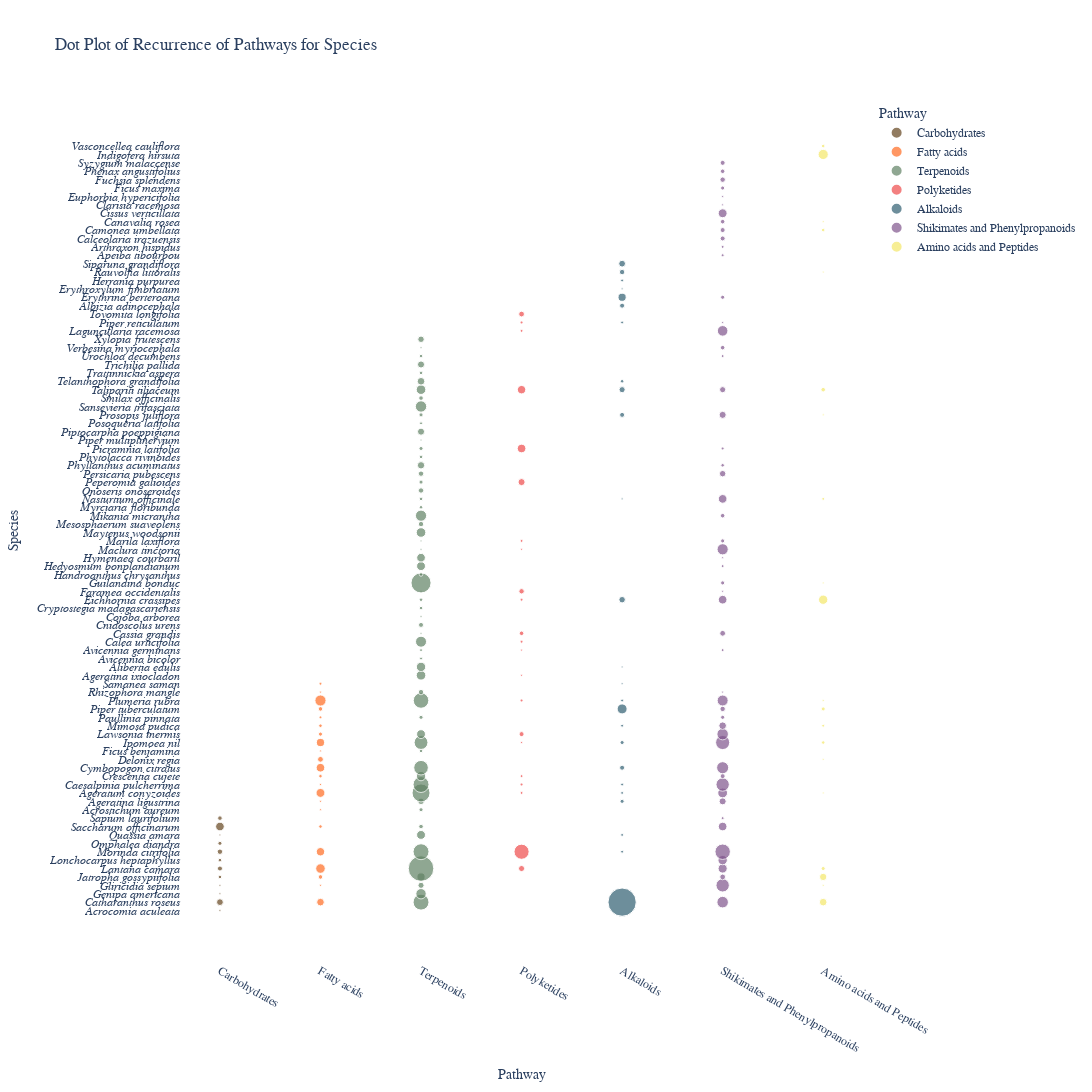

The notebook cell this image was saved under:
### Code cell
dotplot_sclass_species(output_folder)
dotplot_pathway_species(output_folder)

### Figure 1 — Plotly figure (JSON) as saved in the notebook; plotly's stock layout.template omitted (floating-point values rounded to 4 significant figures)
{"data": [{"hovertemplate": "Pathway=%{x}<br>Species=%{y}<br>Recurrence=%{marker.size}<extra></extra>", "legendgroup": "Carbohydrates", "marker": {"color": "#65451F", "size": [1, 11, 1, 1, 3, 6, 3, 7, 4, 1, 18, 5], "sizemode": "area", "sizeref": 0.48, "symbol": "circle"}, "mode": "markers", "name": "Carbohydrates", "orientation": "v", "showlegend": true, "type": "scatter", "x": ["Carbohydrates", "Carbohydrates", "Carbohydrates", "Carbohydrates", "Carbohydrates", "Carbohydrates", "Carbohydrates", "Carbohydrates", "Carbohydrates", "Carbohydrates", "Carbohydrates", "Carbohydrates"], "xaxis": "x", "y": ["Acrocomia aculeata", "Catharanthus roseus", "Genipa americana", "Gliricidia sepium", "Jatropha gossypiifolia", "Lantana camara", "Lonchocarpus heptaphyllus", "Morinda citrifolia", "Omphalea diandra", "Quassia amara", "Saccharum officinarum", "Sapium laurifolium"], "yaxis": "y"}, {"hovertemplate": "Pathway=%{x}<br>Species=%{y}<br>Recurrence=%{marker.size}<extra></extra>", "legendgroup": "Fatty acids", "marker": {"color": "#FF6C22", "size": [1, 1, 19, 1, 14, 3, 18, 8, 1, 1, 16, 5, 22, 4, 3, 17, 2, 5, 30, 1, 3, 2], "sizemode": "area", "sizeref": 0.48, "symbol": "circle"}, "mode": "markers", "name": "Fatty acids", "orientation": "v", "showlegend": true, "type": "scatter", "x": ["Fatty acids", "Fatty acids", "Fatty acids", "Fatty acids", "Fatty acids", "Fatty acids", "Fatty acids", "Fatty acids", "Fatty acids", "Fatty acids", "Fatty acids", "Fatty acids", "Fatty acids", "Fatty acids", "Fatty acids", "Fatty acids", "Fatty acids", "Fatty acids", "Fatty acids", "Fatty acids", "Fatty acids", "Fatty acids"], "xaxis": "x", "y": ["Acrostichum aureum", "Ageratina ligustrina", "Ageratum conyzoides", "Caesalpinia pulcherrima", "Catharanthus roseus", "Crescentia cujete", "Cymbopogon citratus", "Delonix regia", "Ficus benjamina", "Gliricidia sepium", "Ipomoea nil", "Jatropha gossypiifolia", "Lantana camara", "Lawsonia inermis", "Mimosa pudica", "Morinda citrifolia", "Paullinia pinnata", "Piper tuberculatum", "Plumeria rubra", "Rhizophora mangle", "Saccharum officinarum", "Samanea saman"], "yaxis": "y"}, {"hovertemplate": "Pathway=%{x}<br>Species=%{y}<br>Recurrence=%{marker.size}<extra></extra>", "legendgroup": "Terpenoids", "marker": {"color": "#618264", "size": [4, 22, 10, 78, 21, 2, 2, 61, 29, 1, 61, 6, 1, 21, 3, 51, 3, 1, 3, 26, 9, 97, 3, 19, 18, 46, 16, 157, 19, 1, 1, 22, 7, 30, 61, 3, 3, 7, 4, 4, 7, 13, 3, 4, 1, 12, 58, 2, 4, 19, 7, 5, 31, 5, 22, 14, 3, 12, 3, 1, 10], "sizemode": "area", "sizeref": 0.48, "symbol": "circle"}, "mode": "markers", "name": "Terpenoids", "orientation": "v", "showlegend": true, "type": "scatter", "x": ["Terpenoids", "Terpenoids", "Terpenoids", "Terpenoids", "Terpenoids", "Terpenoids", "Terpenoids", "Terpenoids", "Terpenoids", "Terpenoids", "Terpenoids", "Terpenoids", "Terpenoids", "Terpenoids", "Terpenoids", "Terpenoids", "Terpenoids", "Terpenoids", "Terpenoids", "Terpenoids", "Terpenoids", "Terpenoids", "Terpenoids", "Terpenoids", "Terpenoids", "Terpenoids", "Terpenoids", "Terpenoids", "Terpenoids", "Terpenoids", "Terpenoids", "Terpenoids", "Terpenoids", "Terpenoids", "Terpenoids", "Terpenoids", "Terpenoids", "Terpenoids", "Terpenoids", "Terpenoids", "Terpenoids", "Terpenoids", "Terpenoids", "Terpenoids", "Terpenoids", "Terpenoids", "Terpenoids", "Terpenoids", "Terpenoids", "Terpenoids", "Terpenoids", "Terpenoids", "Terpenoids", "Terpenoids", "Terpenoids", "Terpenoids", "Terpenoids", "Terpenoids", "Terpenoids", "Terpenoids", "Terpenoids"], "xaxis": "x", "y": ["Acrostichum aureum", "Ageratina ixiocladon", "Ageratina ligustrina", "Ageratum conyzoides", "Alibertia edulis", "Avicennia bicolor", "Avicennia germinans", "Caesalpinia pulcherrima", "Calea urticifolia", "Cassia grandis", "Catharanthus roseus", "Cnidoscolus urens", "Cojoba arborea", "Crescentia cujete", "Cryptostegia madagascariensis", "Cymbopogon citratus", "Eichhornia crassipes", "Faramea occidentalis", "Ficus benjamina", "Genipa americana", "Gliricidia sepium", "Guilandina bonduc", "Handroanthus chrysanthus", "Hedyosmum bonplandianum", "Hymenaea courbaril", "Ipomoea nil", "Jatropha gossypiifolia", "Lantana camara", "Lawsonia inermis", "Maclura tinctoria", "Marila laxiflora", "Maytenus woodsonii", "Mesosphaerum suaveolens", "Mikania micrantha", "Morinda citrifolia", "Myrciaria floribunda", "Nasturtium officinale", "Onoseris onoseroides", "Paullinia pinnata", "Peperomia galioides", "Persicaria pubescens", "Phyllanthus acuminatus", "Phytolacca rivinoides", "Picramnia latifolia", "Piper multiplinervium", "Piptocarpha poeppigiana", "Plumeria rubra", "Posoqueria latifolia", "Prosopis juliflora", "Quassia amara", "Rhizophora mangle", "Saccharum officinarum", "Sansevieria trifasciata", "Smilax officinalis", "Talipariti tiliaceum", "Telanthophora grandifolia", "Trattinnickia aspera", "Trichilia pallida", "Urochloa decumbens", "Verbesina myriocephala", "Xylopia frutescens"], "yaxis": "y"}, {"hovertemplate": "Pathway=%{x}<br>Species=%{y}<br>Recurrence=%{marker.size}<extra></extra>", "legendgroup": "Polyketides", "marker": {"color": "#EF4B4B", "size": [1, 2, 1, 2, 2, 5, 2, 2, 7, 1, 2, 9, 6, 1, 2, 55, 12, 18, 2, 2, 17, 8], "sizemode": "area", "sizeref": 0.48, "symbol": "circle"}, "mode": "markers", "name": "Polyketides", "orientation": "v", "showlegend": true, "type": "scatter", "x": ["Polyketides", "Polyketides", "Polyketides", "Polyketides", "Polyketides", "Polyketides", "Polyketides", "Polyketides", "Polyketides", "Polyketides", "Polyketides", "Polyketides", "Polyketides", "Polyketides", "Polyketides", "Polyketides", "Polyketides", "Polyketides", "Polyketides", "Polyketides", "Polyketides", "Polyketides"], "xaxis": "x", "y": ["Ageratina ixiocladon", "Ageratum conyzoides", "Avicennia germinans", "Caesalpinia pulcherrima", "Calea urticifolia", "Cassia grandis", "Crescentia cujete", "Eichhornia crassipes", "Faramea occidentalis", "Ipomoea nil", "Laguncularia racemosa", "Lantana camara", "Lawsonia inermis", "Maclura tinctoria", "Marila laxiflora", "Morinda citrifolia", "Peperomia galioides", "Picramnia latifolia", "Piper reticulatum", "Plumeria rubra", "Talipariti tiliaceum", "Tovomita longifolia"], "yaxis": "y"}, {"hovertemplate": "Pathway=%{x}<br>Species=%{y}<br>Recurrence=%{marker.size}<extra></extra>", "legendgroup": "Alkaloids", "marker": {"color": "#305F72", "size": [4, 2, 6, 1, 2, 192, 6, 10, 16, 1, 2, 4, 2, 2, 1, 2, 24, 2, 6, 2, 7, 1, 11, 9, 3], "sizemode": "area", "sizeref": 0.48, "symbol": "circle"}, "mode": "markers", "name": "Alkaloids", "orientation": "v", "showlegend": true, "type": "scatter", "x": ["Alkaloids", "Alkaloids", "Alkaloids", "Alkaloids", "Alkaloids", "Alkaloids", "Alkaloids", "Alkaloids", "Alkaloids", "Alkaloids", "Alkaloids", "Alkaloids", "Alkaloids", "Alkaloids", "Alkaloids", "Alkaloids", "Alkaloids", "Alkaloids", "Alkaloids", "Alkaloids", "Alkaloids", "Alkaloids", "Alkaloids", "Alkaloids", "Alkaloids"], "xaxis": "x", "y": ["Ageratina ligustrina", "Ageratum conyzoides", "Albizia adinocephala", "Alibertia edulis", "Caesalpinia pulcherrima", "Catharanthus roseus", "Cymbopogon citratus", "Eichhornia crassipes", "Erythrina berteroana", "Erythroxylum fimbriatum", "Herrania purpurea", "Ipomoea nil", "Mimosa pudica", "Morinda citrifolia", "Nasturtium officinale", "Piper reticulatum", "Piper tuberculatum", "Plumeria rubra", "Prosopis juliflora", "Quassia amara", "Rauvolfia littoralis", "Samanea saman", "Siparuna grandiflora", "Talipariti tiliaceum", "Telanthophora grandifolia"], "yaxis": "y"}, {"hovertemplate": "Pathway=%{x}<br>Species=%{y}<br>Recurrence=%{marker.size}<extra></extra>", "legendgroup": "Shikimates and Phenylpropanoids", "marker": {"color": "#80558C", "size": [12, 23, 2, 2, 2, 43, 6, 6, 5, 8, 32, 19, 1, 6, 35, 18, 4, 1, 1, 4, 7, 43, 4, 2, 1, 48, 8, 27, 20, 32, 21, 30, 4, 5, 14, 57, 18, 4, 10, 5, 3, 2, 1, 7, 29, 12, 1, 18, 2, 6, 9, 2, 5], "sizemode": "area", "sizeref": 0.48, "symbol": "circle"}, "mode": "markers", "name": "Shikimates and Phenylpropanoids", "orientation": "v", "showlegend": true, "type": "scatter", "x": ["Shikimates and Phenylpropanoids", "Shikimates and Phenylpropanoids", "Shikimates and Phenylpropanoids", "Shikimates and Phenylpropanoids", "Shikimates and Phenylpropanoids", "Shikimates and Phenylpropanoids", "Shikimates and Phenylpropanoids", "Shikimates and Phenylpropanoids", "Shikimates and Phenylpropanoids", "Shikimates and Phenylpropanoids", "Shikimates and Phenylpropanoids", "Shikimates and Phenylpropanoids", "Shikimates and Phenylpropanoids", "Shikimates and Phenylpropanoids", "Shikimates and Phenylpropanoids", "Shikimates and Phenylpropanoids", "Shikimates and Phenylpropanoids", "Shikimates and Phenylpropanoids", "Shikimates and Phenylpropanoids", "Shikimates and Phenylpropanoids", "Shikimates and Phenylpropanoids", "Shikimates and Phenylpropanoids", "Shikimates and Phenylpropanoids", "Shikimates and Phenylpropanoids", "Shikimates and Phenylpropanoids", "Shikimates and Phenylpropanoids", "Shikimates and Phenylpropanoids", "Shikimates and Phenylpropanoids", "Shikimates and Phenylpropanoids", "Shikimates and Phenylpropanoids", "Shikimates and Phenylpropanoids", "Shikimates and Phenylpropanoids", "Shikimates and Phenylpropanoids", "Shikimates and Phenylpropanoids", "Shikimates and Phenylpropanoids", "Shikimates and Phenylpropanoids", "Shikimates and Phenylpropanoids", "Shikimates and Phenylpropanoids", "Shikimates and Phenylpropanoids", "Shikimates and Phenylpropanoids", "Shikimates and Phenylpropanoids", "Shikimates and Phenylpropanoids", "Shikimates and Phenylpropanoids", "Shikimates and Phenylpropanoids", "Shikimates and Phenylpropanoids", "Shikimates and Phenylpropanoids", "Shikimates and Phenylpropanoids", "Shikimates and Phenylpropanoids", "Shikimates and Phenylpropanoids", "Shikimates and Phenylpropanoids", "Shikimates and Phenylpropanoids", "Shikimates and Phenylpropanoids", "Shikimates and Phenylpropanoids"], "xaxis": "x", "y": ["Ageratina ligustrina", "Ageratum conyzoides", "Apeiba tibourbou", "Arthraxon hispidus", "Avicennia germinans", "Caesalpinia pulcherrima", "Calceolaria irazuensis", "Camonea umbellata", "Canavalia rosea", "Cassia grandis", "Catharanthus roseus", "Cissus verticillata", "Clarisia racemosa", "Crescentia cujete", "Cymbopogon citratus", "Eichhornia crassipes", "Erythrina berteroana", "Euphorbia hypericifolia", "Faramea occidentalis", "Ficus maxima", "Fuchsia splendens", "Gliricidia sepium", "Guilandina bonduc", "Hedyosmum bonplandianum", "Hymenaea courbaril", "Ipomoea nil", "Jatropha gossypiifolia", "Laguncularia racemosa", "Lantana camara", "Lawsonia inermis", "Lonchocarpus heptaphyllus", "Maclura tinctoria", "Marila laxiflora", "Mikania micrantha", "Mimosa pudica", "Morinda citrifolia", "Nasturtium officinale", "Paullinia pinnata", "Persicaria pubescens", "Phenax angustifolius", "Phyllanthus acuminatus", "Picramnia latifolia", "Piper reticulatum", "Piper tuberculatum", "Plumeria rubra", "Prosopis juliflora", "Rhizophora mangle", "Saccharum officinarum", "Sapium laurifolium", "Syzygium malaccense", "Talipariti tiliaceum", "Urochloa decumbens", "Verbesina myriocephala"], "yaxis": "y"}, {"hovertemplate": "Pathway=%{x}<br>Species=%{y}<br>Recurrence=%{marker.size}<extra></extra>", "legendgroup": "Amino acids and Peptides", "marker": {"color": "#F4E869", "size": [1, 3, 1, 14, 1, 21, 1, 1, 25, 3, 13, 4, 2, 2, 4, 1, 1, 1, 5, 3], "sizemode": "area", "sizeref": 0.48, "symbol": "circle"}, "mode": "markers", "name": "Amino acids and Peptides", "orientation": "v", "showlegend": true, "type": "scatter", "x": ["Amino acids and Peptides", "Amino acids and Peptides", "Amino acids and Peptides", "Amino acids and Peptides", "Amino acids and Peptides", "Amino acids and Peptides", "Amino acids and Peptides", "Amino acids and Peptides", "Amino acids and Peptides", "Amino acids and Peptides", "Amino acids and Peptides", "Amino acids and Peptides", "Amino acids and Peptides", "Amino acids and Peptides", "Amino acids and Peptides", "Amino acids and Peptides", "Amino acids and Peptides", "Amino acids and Peptides", "Amino acids and Peptides", "Amino acids and Peptides"], "xaxis": "x", "y": ["Ageratum conyzoides", "Camonea umbellata", "Canavalia rosea", "Catharanthus roseus", "Delonix regia", "Eichhornia crassipes", "Gliricidia sepium", "Guilandina bonduc", "Indigofera hirsuta", "Ipomoea nil", "Jatropha gossypiifolia", "Lantana camara", "Mimosa pudica", "Nasturtium officinale", "Piper tuberculatum", "Plumeria rubra", "Prosopis juliflora", "Rauvolfia littoralis", "Talipariti tiliaceum", "Vasconcellea cauliflora"], "yaxis": "y"}], "layout": {"font": {"family": "Times New Roman"}, "height": 1500, "legend": {"itemsizing": "constant", "title": {"text": "Pathway"}, "tracegroupgap": 0}, "plot_bgcolor": "white", "title": {"text": "Dot Plot of Recurrence of Pathways for Species"}, "width": 1500, "xaxis": {"anchor": "y", "categoryarray": ["Carbohydrates", "Fatty acids", "Terpenoids", "Polyketides", "Alkaloids", "Shikimates and Phenylpropanoids", "Amino acids and Peptides"], "categoryorder": "array", "domain": [0, 1], "title": {"text": "Pathway"}}, "yaxis": {"anchor": "x", "domain": [0, 1], "tickmode": "array", "ticktext": ["<i>Acrocomia aculeata</i>", "<i>Acrostichum aureum</i>", "<i>Ageratina ixiocladon</i>", "<i>Ageratina ligustrina</i>", "<i>Ageratum conyzoides</i>", "<i>Albizia adinocephala</i>", "<i>Alibertia edulis</i>", "<i>Apeiba tibourbou</i>", "<i>Arthraxon hispidus</i>", "<i>Avicennia bicolor</i>", "<i>Avicennia germinans</i>", "<i>Caesalpinia pulcherrima</i>", "<i>Calceolaria irazuensis</i>", "<i>Calea urticifolia</i>", "<i>Camonea umbellata</i>", "<i>Canavalia rosea</i>", "<i>Cassia grandis</i>", "<i>Catharanthus roseus</i>", "<i>Cissus verticillata</i>", "<i>Clarisia racemosa</i>", "<i>Cnidoscolus urens</i>", "<i>Cojoba arborea</i>", "<i>Crescentia cujete</i>", "<i>Cryptostegia madagascariensis</i>", "<i>Cymbopogon citratus</i>", "<i>Delonix regia</i>", "<i>Eichhornia crassipes</i>", "<i>Erythrina berteroana</i>", "<i>Erythroxylum fimbriatum</i>", "<i>Euphorbia hypericifolia</i>", "<i>Faramea occidentalis</i>", "<i>Ficus benjamina</i>", "<i>Ficus maxima</i>", "<i>Fuchsia splendens</i>", "<i>Genipa americana</i>", "<i>Gliricidia sepium</i>", "<i>Guilandina bonduc</i>", "<i>Handroanthus chrysanthus</i>", "<i>Hedyosmum bonplandianum</i>", "<i>Herrania purpurea</i>", "<i>Hymenaea courbaril</i>", "<i>Indigofera hirsuta</i>", "<i>Ipomoea nil</i>", "<i>Jatropha gossypiifolia</i>", "<i>Laguncularia racemosa</i>", "<i>Lantana camara</i>", "<i>Lawsonia inermis</i>", "<i>Lonchocarpus heptaphyllus</i>", "<i>Maclura tinctoria</i>", "<i>Marila laxiflora</i>", "<i>Maytenus woodsonii</i>", "<i>Mesosphaerum suaveolens</i>", "<i>Mikania micrantha</i>", "<i>Mimosa pudica</i>", "<i>Morinda citrifolia</i>", "<i>Myrciaria floribunda</i>", "<i>Nasturtium officinale</i>", "<i>Omphalea diandra</i>", "<i>Onoseris onoseroides</i>", "<i>Paullinia pinnata</i>", "<i>Peperomia galioides</i>", "<i>Persicaria pubescens</i>", "<i>Phenax angustifolius</i>", "<i>Phyllanthus acuminatus</i>", "<i>Phytolacca rivinoides</i>", "<i>Picramnia latifolia</i>", "<i>Piper multiplinervium</i>", "<i>Piper reticulatum</i>", "<i>Piper tuberculatum</i>", "<i>Piptocarpha poeppigiana</i>", "<i>Plumeria rubra</i>", "<i>Posoqueria latifolia</i>", "<i>Prosopis juliflora</i>", "<i>Quassia amara</i>", "<i>Rauvolfia littoralis</i>", "<i>Rhizophora mangle</i>", "<i>Saccharum officinarum</i>", "<i>Samanea saman</i>", "<i>Sansevieria trifasciata</i>", "<i>Sapium laurifolium</i>", "<i>Siparuna grandiflora</i>", "<i>Smilax officinalis</i>", "<i>Syzygium malaccense</i>", "<i>Talipariti tiliaceum</i>", "<i>Telanthophora grandifolia</i>", "<i>Tovomita longifolia</i>", "<i>Trattinnickia aspera</i>", "<i>Trichilia pallida</i>", "<i>Urochloa decumbens</i>", "<i>Vasconcellea cauliflora</i>", "<i>Verbesina myriocephala</i>", "<i>Xylopia frutescens</i>"], "tickvals": ["Acrocomia aculeata", "Acrostichum aureum", "Ageratina ixiocladon", "Ageratina ligustrina", "Ageratum conyzoides", "Albizia adinocephala", "Alibertia edulis", "Apeiba tibourbou", "Arthraxon hispidus", "Avicennia bicolor", "Avicennia germinans", "Caesalpinia pulcherrima", "Calceolaria irazuensis", "Calea urticifolia", "Camonea umbellata", "Canavalia rosea", "Cassia grandis", "Catharanthus roseus", "Cissus verticillata", "Clarisia racemosa", "Cnidoscolus urens", "Cojoba arborea", "Crescentia cujete", "Cryptostegia madagascariensis", "Cymbopogon citratus", "Delonix regia", "Eichhornia crassipes", "Erythrina berteroana", "Erythroxylum fimbriatum", "Euphorbia hypericifolia", "Faramea occidentalis", "Ficus benjamina", "Ficus maxima", "Fuchsia splendens", "Genipa americana", "Gliricidia sepium", "Guilandina bonduc", "Handroanthus chrysanthus", "Hedyosmum bonplandianum", "Herrania purpurea", "Hymenaea courbaril", "Indigofera hirsuta", "Ipomoea nil", "Jatropha gossypiifolia", "Laguncularia racemosa", "Lantana camara", "Lawsonia inermis", "Lonchocarpus heptaphyllus", "Maclura tinctoria", "Marila laxiflora", "Maytenus woodsonii", "Mesosphaerum suaveolens", "Mikania micrantha", "Mimosa pudica", "Morinda citrifolia", "Myrciaria floribunda", "Nasturtium officinale", "Omphalea diandra", "Onoseris onoseroides", "Paullinia pinnata", "Peperomia galioides", "Persicaria pubescens", "Phenax angustifolius", "Phyllanthus acuminatus", "Phytolacca rivinoides", "Picramnia latifolia", "Piper multiplinervium", "Piper reticulatum", "Piper tuberculatum", "Piptocarpha poeppigiana", "Plumeria rubra", "Posoqueria latifolia", "Prosopis juliflora", "Quassia amara", "Rauvolfia littoralis", "Rhizophora mangle", "Saccharum officinarum", "Samanea saman", "Sansevieria trifasciata", "Sapium laurifolium", "Siparuna grandiflora", "Smilax officinalis", "Syzygium malaccense", "Talipariti tiliaceum", "Telanthophora grandifolia", "Tovomita longifolia", "Trattinnickia aspera", "Trichilia pallida", "Urochloa decumbens", "Vasconcellea cauliflora", "Verbesina myriocephala", "Xylopia frutescens"], "title": {"text": "Species"}}}}
